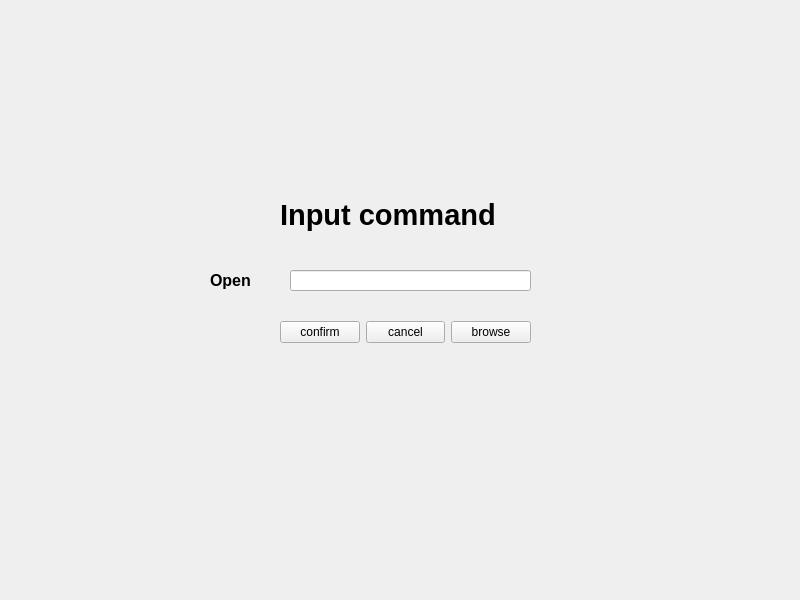
<?xml version="1.0" encoding="UTF-8"?>
<ui version="4.0">
 <class>Widget</class>
 <widget class="QWidget" name="Widget">
  <property name="geometry">
   <rect>
    <x>0</x>
    <y>0</y>
    <width>800</width>
    <height>600</height>
   </rect>
  </property>
  <property name="windowTitle">
   <string>Widget</string>
  </property>
  <widget class="QLineEdit" name="cmdlineEdit">
   <property name="geometry">
    <rect>
     <x>290</x>
     <y>270</y>
     <width>241</width>
     <height>21</height>
    </rect>
   </property>
  </widget>
  <widget class="QLabel" name="label">
   <property name="geometry">
    <rect>
     <x>280</x>
     <y>190</y>
     <width>261</width>
     <height>51</height>
    </rect>
   </property>
   <property name="text">
    <string>&lt;html&gt;&lt;head/&gt;&lt;body&gt;&lt;p&gt;&lt;span style=&quot; font-size:22pt; font-weight:700;&quot;&gt;Input command&lt;/span&gt;&lt;/p&gt;&lt;/body&gt;&lt;/html&gt;</string>
   </property>
  </widget>
  <widget class="QLabel" name="label_2">
   <property name="geometry">
    <rect>
     <x>210</x>
     <y>270</y>
     <width>53</width>
     <height>21</height>
    </rect>
   </property>
   <property name="text">
    <string>&lt;html&gt;&lt;head/&gt;&lt;body&gt;&lt;p&gt;&lt;span style=&quot; font-size:12pt; font-weight:700;&quot;&gt;Open&lt;/span&gt;&lt;/p&gt;&lt;/body&gt;&lt;/html&gt;</string>
   </property>
  </widget>
  <widget class="QWidget" name="">
   <property name="geometry">
    <rect>
     <x>280</x>
     <y>320</y>
     <width>251</width>
     <height>25</height>
    </rect>
   </property>
   <layout class="QHBoxLayout" name="horizontalLayout">
    <item>
     <spacer name="horizontalSpacer">
      <property name="orientation">
       <enum>Qt::Horizontal</enum>
      </property>
      <property name="sizeHint" stdset="0">
       <size>
        <width>40</width>
        <height>20</height>
       </size>
      </property>
     </spacer>
    </item>
    <item>
     <widget class="QPushButton" name="confirmButton">
      <property name="text">
       <string>confirm</string>
      </property>
     </widget>
    </item>
    <item>
     <widget class="QPushButton" name="cancelButton">
      <property name="text">
       <string>cancel</string>
      </property>
     </widget>
    </item>
    <item>
     <widget class="QPushButton" name="browseButton">
      <property name="text">
       <string>browse</string>
      </property>
     </widget>
    </item>
    <item>
     <spacer name="horizontalSpacer_2">
      <property name="orientation">
       <enum>Qt::Horizontal</enum>
      </property>
      <property name="sizeHint" stdset="0">
       <size>
        <width>40</width>
        <height>20</height>
       </size>
      </property>
     </spacer>
    </item>
   </layout>
  </widget>
 </widget>
 <resources/>
 <connections/>
</ui>
